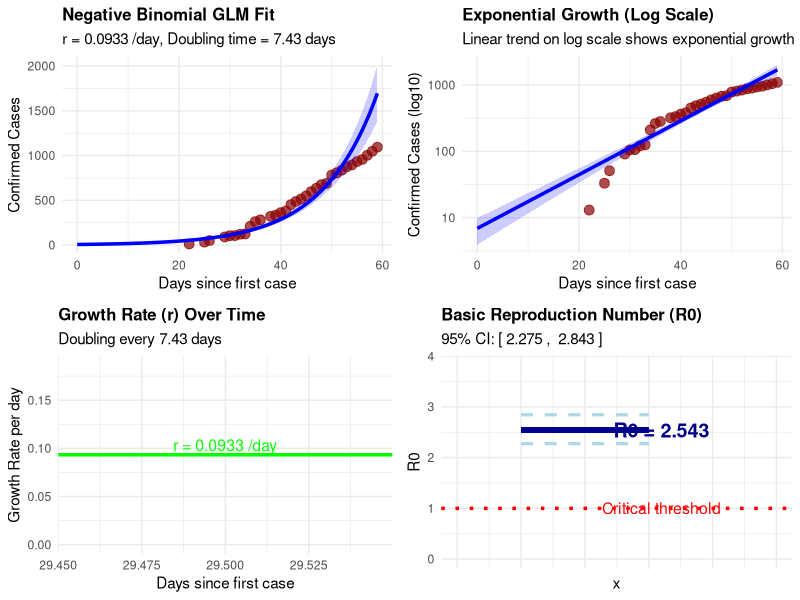
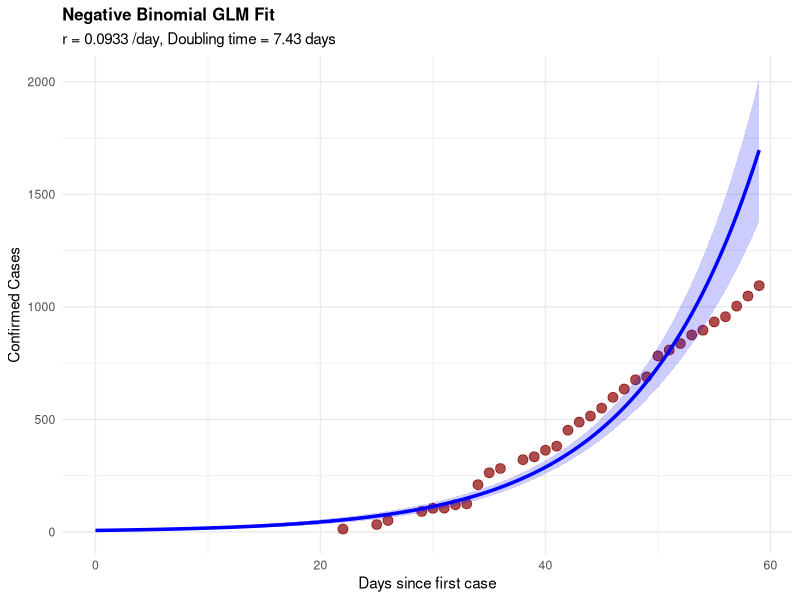
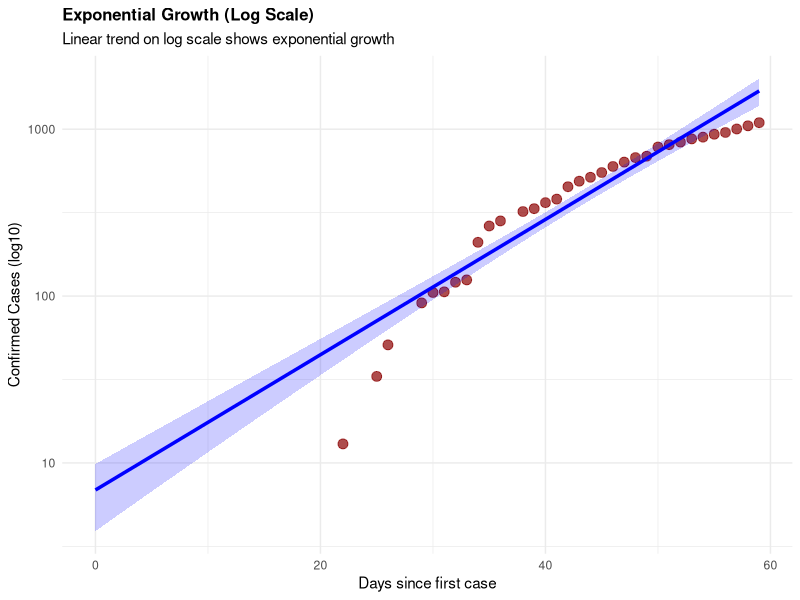
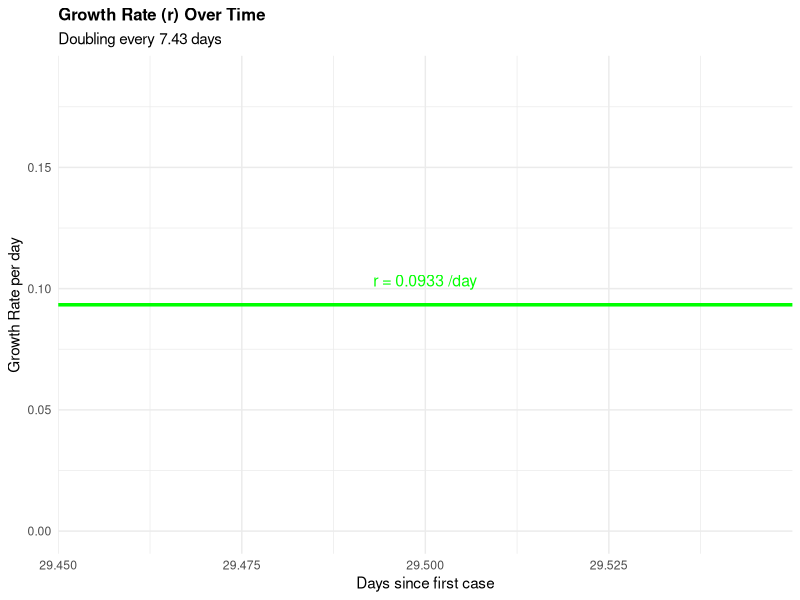
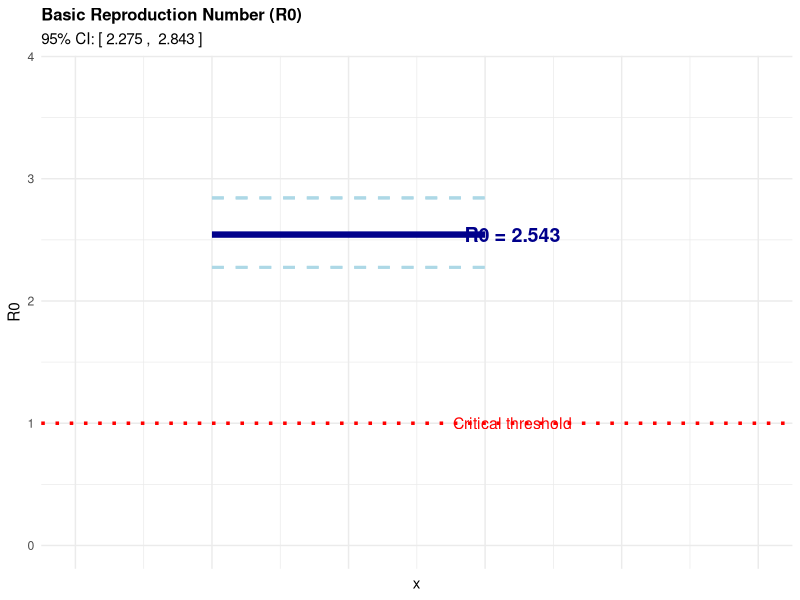

Source code (R) for these figures, in order:

#explore data
#see what we have 
#and what we do not have

#install.packages("MASS")

library(MASS)
library(ggplot2)
library(gridExtra)

# Read data

## OK
## setwd("../data")

## Better
data <- read.csv("../data/drc_sitrep.csv")

data$date <- as.Date(data$date)
data$day <- as.numeric(data$date - data$date[1])

# ==== FIT NEGATIVE BINOMIAL GLM ====
glm_fit <- glm.nb(confirmed_cases ~ day, data = data)

## Should we try a polynomial fit? Ambitous (do it if you have time)
## Something like ~ poly(day, 2)
## Look at the curvature.
## This is a phenomonological way of looking at change
## Future work would be to link to a mechanism
## WHAT are some mechanisms that could cause downward curvature?
## Are we confident that the downward curvature is real?

# Extract parameters
small_r <- coef(glm_fit)[2]
intercept <- coef(glm_fit)[1]
SI <- 10  # Ebola serial interval
big_R <- exp(small_r * SI)
doubling <- log(2) / small_r 

# Get confidence intervals
CI <- confint(glm_fit)
r_CI <- CI[2, ]

## Our actual result is CI for r; let's plot that first

## Calculate R is a good idea but a little bit complicated
## You are showing CI but you are not reflecting uncertainty in SI
## This calculation is sensitive to a distribution assumption
## You can generalize this if you estimate the variation in SI
## To get CIs, you would then want uncertainty in variation
R0_lower <- exp(r_CI[1] * SI)
R0_upper <- exp(r_CI[2] * SI)

# ==== PRINT RESULTS ====
print("===== GROWTH PARAMETERS =====")
print(paste("Small r:", round(small_r, 4), "per day"))
print(paste("Doubling time:", round(doubling, 2), "days"))
print(paste("Big R0:", round(big_R, 3)))
print(paste("R0 95% CI: [", round(R0_lower, 3), ", ", round(R0_upper, 3), "]"))
print(paste("Serial Interval:", SI, "days"))
print("")

# ==== CREATE PREDICTIONS FOR PLOTTING ====
newdata <- data.frame(day = seq(min(data$day), max(data$day), by = 0.5))
pred <- predict(glm_fit, newdata = newdata, type = "response", se.fit = TRUE)

pred_df <- data.frame(
day = newdata$day,
fit = pred$fit,
se = pred$se.fit
)

# ==== FIGURE 1: GLM FIT ====
fig1 <- ggplot(data, aes(x = day, y = confirmed_cases)) +
geom_point(color = "darkred", size = 3, alpha = 0.7) +
geom_line(data = pred_df, aes(y = fit), color = "blue", size = 1.2) +
geom_ribbon(data = pred_df, 
aes(y = fit, 
ymin = fit - 1.96*se, 
ymax = fit + 1.96*se),
alpha = 0.2, fill = "blue") +
labs(title = "Negative Binomial GLM Fit",
subtitle = paste("r =", round(small_r, 4), "/day, Doubling time =", round(doubling, 2), "days"),
x = "Days since first case",
y = "Confirmed Cases") +
theme_minimal() +
theme(plot.title = element_text(face = "bold", size = 12))

# ==== FIGURE 2: LOG SCALE (EXPONENTIAL GROWTH) ====
fig2 <- ggplot(data, aes(x = day, y = confirmed_cases)) +
geom_point(color = "darkred", size = 3, alpha = 0.7) +
geom_line(data = pred_df, aes(y = fit), color = "blue", size = 1.2) +
geom_ribbon(data = pred_df, 
aes(y = fit, 
ymin = fit - 1.96*se, 
ymax = fit + 1.96*se),
alpha = 0.2, fill = "blue") +
scale_y_log10() +
labs(title = "Exponential Growth (Log Scale)",
subtitle = paste("Linear trend on log scale shows exponential growth"),
x = "Days since first case",
y = "Confirmed Cases (log10)") +
theme_minimal() +
theme(plot.title = element_text(face = "bold", size = 12))

# ==== FIGURE 3: GROWTH RATE VISUALIZATION ====
growth_data <- data.frame(
day = pred_df$day,
growth_rate = small_r,
doubling_time = doubling
)

fig3 <- ggplot(growth_data, aes(x = day, y = growth_rate)) +
geom_hline(yintercept = small_r, color = "green", size = 1.2, linetype = "solid") +
annotate("text", x = max(growth_data$day) * 0.5, y = small_r + 0.01,
label = paste("r =", round(small_r, 4), "/day"),
size = 4, color = "green") +
ylim(0, small_r * 2) +
labs(title = "Growth Rate (r) Over Time",
subtitle = paste("Doubling every", round(doubling, 2), "days"),
x = "Days since first case",
y = "Growth Rate per day") +
theme_minimal() +
theme(plot.title = element_text(face = "bold", size = 12))

# ==== FIGURE 4: R0 VISUALIZATION ====
fig4 <- ggplot(data.frame(x = c(-1, 1)), aes(x)) +
geom_segment(aes(x = -0.5, xend = 0.5, y = big_R, yend = big_R),
size = 2, color = "darkblue") +
geom_segment(aes(x = -0.5, xend = 0.5, y = R0_lower, yend = R0_lower),
size = 1, color = "lightblue", linetype = "dashed") +
geom_segment(aes(x = -0.5, xend = 0.5, y = R0_upper, yend = R0_upper),
size = 1, color = "lightblue", linetype = "dashed") +
geom_hline(yintercept = 1, color = "red", size = 1.2, linetype = "dotted") +
annotate("text", x = 0.6, y = big_R, 
label = paste("R0 =", round(big_R, 3)),
size = 5, color = "darkblue", fontface = "bold") +
annotate("text", x = 0.6, y = 1, 
label = "Critical threshold",
size = 4, color = "red") +
ylim(0, max(big_R * 1.5, 3)) +
xlim(-1, 1.5) +
labs(title = "Basic Reproduction Number (R0)",
subtitle = paste("95% CI: [", round(R0_lower, 3), ", ", round(R0_upper, 3), "]"),
y = "R0") +
theme_minimal() +
theme(plot.title = element_text(face = "bold", size = 12),
axis.text.x = element_blank())

# ==== DISPLAY ALL FIGURES ====
grid.arrange(fig1, fig2, fig3, fig4, nrow = 2, ncol = 2)

# ==== SAVE FIGURES ====
ggsave("01_GLM_Fit.png", fig1, width = 8, height = 6, dpi = 300)
ggsave("02_Log_Scale.png", fig2, width = 8, height = 6, dpi = 300)
ggsave("03_Growth_Rate.png", fig3, width = 8, height = 6, dpi = 300)
ggsave("04_R0_Estimate.png", fig4, width = 8, height = 6, dpi = 300)

print("Figures saved to your working directory!")
